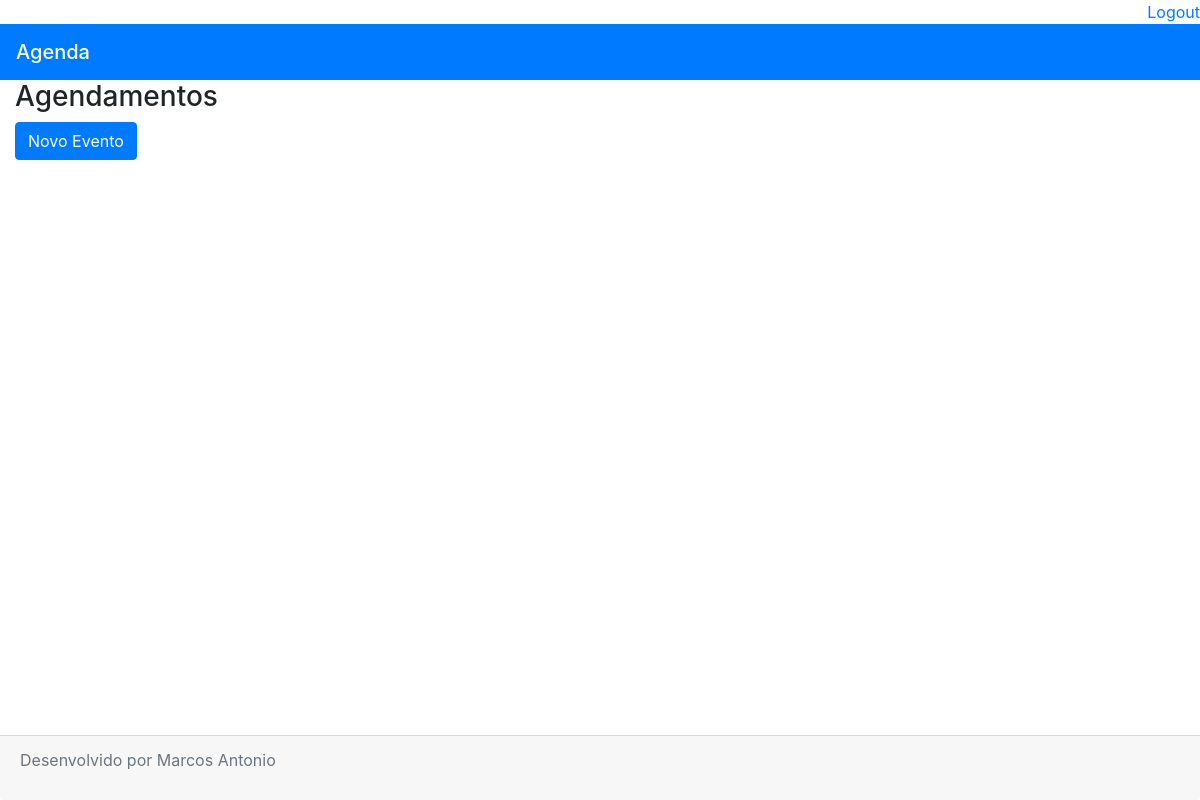
Page /agenda/ (signed in) on the earlier database version.
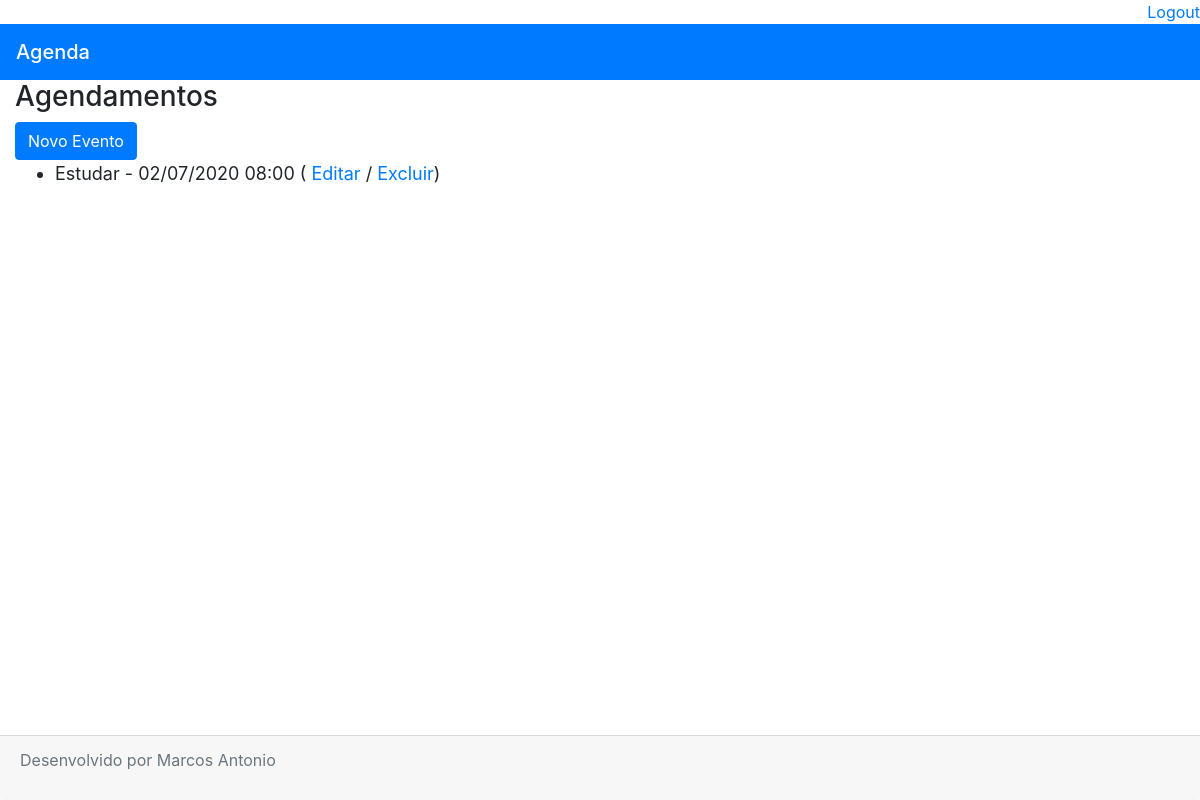
Same page on the later database version.
### core/models.py (models this page shows, shortened)
class Evento(models.Model):
    titulo = models.CharField(max_length=100, verbose_name='Título')
    descricao = models.TextField(blank=True, null=True, verbose_name='Descrição')
    data_evento = models.DateTimeField(verbose_name='Data do Evento')
    data_criacao = models.DateTimeField(auto_now=True, verbose_name='Data de Criação')
    usuario = models.ForeignKey(User, on_delete=models.CASCADE)
    class Meta:
        db_table = 'evento'
    def get_data_evento(self):
        return self.data_evento.strftime('%d/%m/%Y %H:%M')
    def get_evento_atrasado(self):
        if self.data_evento < datetime.now():
            return True
        else:
            return False

### core/views.py (the view)
# urls.py: path('agenda/', views.Lista_eventos),
@login_required(login_url='/login/')
def Lista_eventos(request):
    usuario = request.user
    data_atual = datetime.now() - timedelta(hours=2)
    evento = Evento.objects.filter(usuario=usuario,
                                   data_evento__gt=data_atual)
    dados = {'eventos': evento}
    return render(request, 'agenda.html', dados)

### templates/agenda.html (shortened to what this page needs)
{% extends "model-page.html" %}
{% block content %}
<div class="container-fluid">
    <h3>Agendamentos</h3>
    <a href="evento/">
        <button class="btn btn-primary" type="button">Novo Evento</button>
    </a>
    <ul style="font-size: 18px">
        {% for evento in eventos %}
        <li>
            <div style=>
                {{ evento.titulo }} - {{ evento.get_data_evento }}
                ( <a href="evento/?id={{ evento.id }}">Editar</a>
                / <a href="evento/delete/{{ evento.id }}/">Excluir</a>)
        </li>
        {% endfor %}
    </ul>
</div>
    {% endblock %}

Differences in the rows shown:
added Evento: titulo "Estudar", get_data_evento "02/07/2020 08:00"
